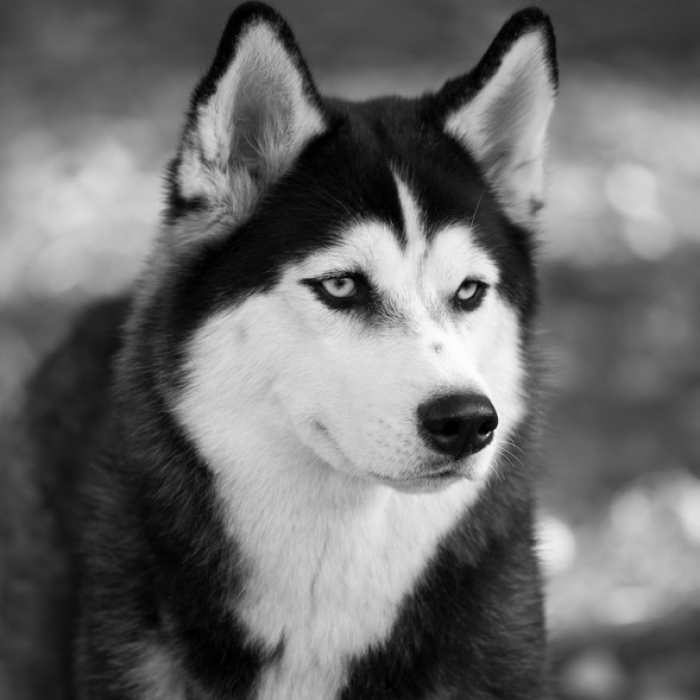
%> input picture MATH7203/Homework/2/HW_2_Solution/3_husky/HuskyBW.png, 700 x 700 px
$ octave husky.m   (GNU Octave 9; MATLAB toolbox functions it lacks are replaced by stand-ins)
%> lines starting %> are read from the running program, lines starting %| are printed output that depends on the picture
img = double(imread("C:\Users\abhil\OneDrive\Desktop\git clone\MSAM-Northeastern\MATH7203\Homework\2\3_husky\HuskyBW.png"))/255;
%> img: size 700x700 double; min 0, max 0.996, mean 0.421
%imshow(img);

%Computing the FFT of the image
fft_img = fft2(img);
imshow(fft_img);
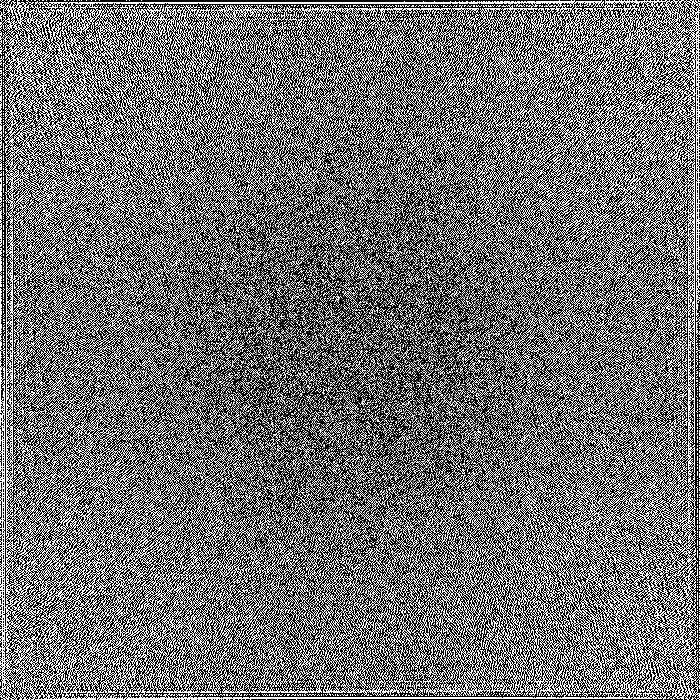
%> displayed picture: size 700x700, on the screen's scale of 0 to 255; min 0, max 255, mean 112.4

%Shifting the zero frequency component to the center
fft_img = fftshift(fft_img);

%Setting the cutoff value
C = 25;

%Creating a circular mask with radius C
[x,y] = meshgrid(1:size(img,1),1:size(img,2));
mask = (x - size(img,1)/2).^2 + (y - size(img,2)/2).^2 <= C.^2;

%Applying the mask to the FFT image
fft_img(~mask) = 0;

%Unshifting the zero frequency component
fft_img = ifftshift(fft_img);

%Computing the inverse FFT
filtered_img = ifft2(fft_img);

%Plot the original image
subplot(1,2,1);
imshow(img);
title('Original Image');

%Plot the filtered image
subplot(1,2,2);
imshow(filtered_img);
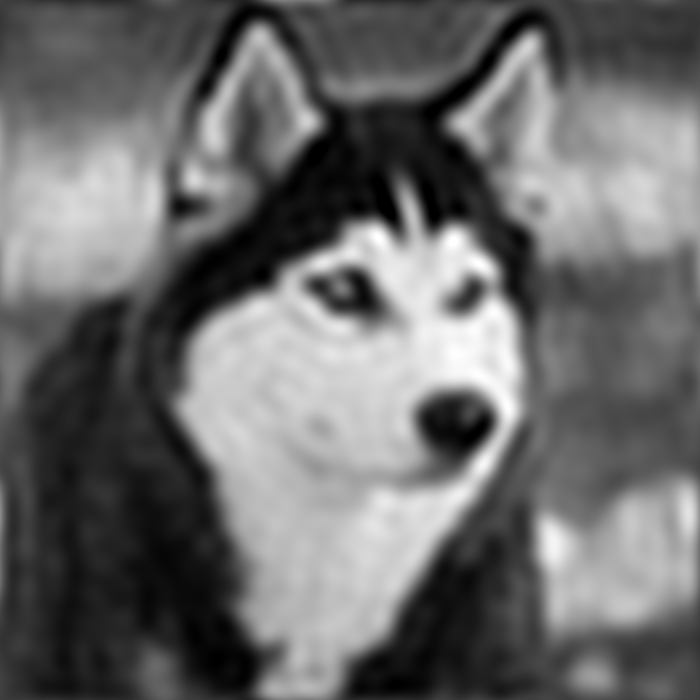
%> displayed picture: size 700x700, on the screen's scale of 0 to 255; min 0, max 255, mean 107.3
title(['After low pass filter, C =', num2str(C)]);
